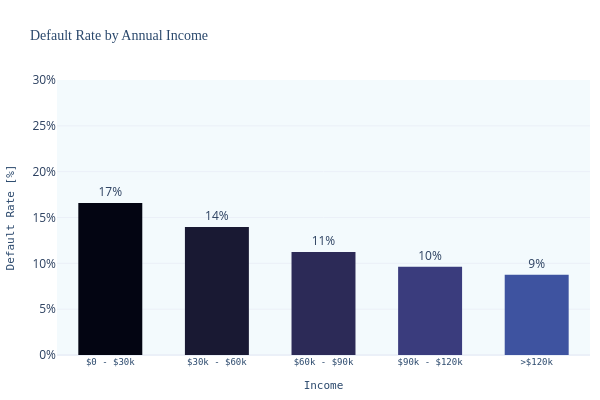

Notebook code cell kept with this figure:
### Markdown cell above
### 4.2 Default Rate by Annual Income

### Code cell
# Define bins and labels
bins = [0, 30000, 60000, 90000, 120000, float('inf')]
labels = ['$0 - $30k', '$30k - $60k', '$60k - $90k', '$90k - $120k', '>$120k']

# Create categorical column for income
loans_df['income_range'] = pd.cut(loans_df['annual_inc'], bins=bins, labels=labels, include_lowest=True)

# Group by income_range and risky, sum counts
income_default_rate_df = loans_df.groupby(
    ['income_range', 'risky'], observed=True
).size().reset_index(name='count')

# Pivot table: index=income_range, columns=risky
income_default_rate_df = income_default_rate_df.pivot_table(
    index='income_range',
    columns='risky',
    values='count',
    aggfunc='sum',
    fill_value=0
)

# Make sure all income bins are present and in correct order
income_default_rate_df = income_default_rate_df.reindex(labels)

# Optional: ensure risky columns are sorted consistently (0,1 or False,True)
income_default_rate_df = income_default_rate_df.sort_index(axis=1)

# Plot
fig = default_rate_bar_plot(
    df=income_default_rate_df,
    xlabel='Income',
    title='Default Rate by Annual Income',
    yaxis_range=[0, 0.3]
)
fig.write_image("images/default_by_income.png")
fig.show()

### Figure 1 — Plotly figure (JSON) as saved in the notebook; plotly's stock layout.template omitted (floating-point values rounded to 4 significant figures)
{"data": [{"hovertemplate": "Income=%{x}<br>Default Rate [%]=%{text}<extra></extra>", "legendgroup": "$0 - $30k", "marker": {"color": "rgb(3, 5, 18)", "pattern": {"shape": ""}}, "name": "$0 - $30k", "orientation": "v", "showlegend": true, "text": [0.1658], "textposition": "outside", "texttemplate": "%{text:.0%}", "type": "bar", "width": 0.6, "x": ["$0 - $30k"], "xaxis": "x", "y": [0.1658], "yaxis": "y"}, {"hovertemplate": "Income=%{x}<br>Default Rate [%]=%{text}<extra></extra>", "legendgroup": "$30k - $60k", "marker": {"color": "rgb(25, 25, 51)", "pattern": {"shape": ""}}, "name": "$30k - $60k", "orientation": "v", "showlegend": true, "text": [0.1396], "textposition": "outside", "texttemplate": "%{text:.0%}", "type": "bar", "width": 0.6, "x": ["$30k - $60k"], "xaxis": "x", "y": [0.1396], "yaxis": "y"}, {"hovertemplate": "Income=%{x}<br>Default Rate [%]=%{text}<extra></extra>", "legendgroup": "$60k - $90k", "marker": {"color": "rgb(44, 42, 87)", "pattern": {"shape": ""}}, "name": "$60k - $90k", "orientation": "v", "showlegend": true, "text": [0.1123], "textposition": "outside", "texttemplate": "%{text:.0%}", "type": "bar", "width": 0.6, "x": ["$60k - $90k"], "xaxis": "x", "y": [0.1123], "yaxis": "y"}, {"hovertemplate": "Income=%{x}<br>Default Rate [%]=%{text}<extra></extra>", "legendgroup": "$90k - $120k", "marker": {"color": "rgb(58, 60, 125)", "pattern": {"shape": ""}}, "name": "$90k - $120k", "orientation": "v", "showlegend": true, "text": [0.09629], "textposition": "outside", "texttemplate": "%{text:.0%}", "type": "bar", "width": 0.6, "x": ["$90k - $120k"], "xaxis": "x", "y": [0.09629], "yaxis": "y"}, {"hovertemplate": "Income=%{x}<br>Default Rate [%]=%{text}<extra></extra>", "legendgroup": ">$120k", "marker": {"color": "rgb(62, 83, 160)", "pattern": {"shape": ""}}, "name": ">$120k", "orientation": "v", "showlegend": true, "text": [0.08751], "textposition": "outside", "texttemplate": "%{text:.0%}", "type": "bar", "width": 0.6, "x": [">$120k"], "xaxis": "x", "y": [0.08751], "yaxis": "y"}], "layout": {"barmode": "relative", "coloraxis": {"showscale": false}, "height": 400, "legend": {"title": {"text": "Income"}, "tracegroupgap": 0}, "showlegend": false, "title": {"text": "Default Rate by Annual Income"}, "uniformtext": {"minsize": 8}, "width": 600, "xaxis": {"anchor": "y", "categoryarray": ["$0 - $30k", "$30k - $60k", "$60k - $90k", "$90k - $120k", ">$120k"], "categoryorder": "array", "domain": [0, 1], "title": {"text": "Income"}}, "yaxis": {"anchor": "x", "domain": [0, 1], "range": [0, 0.3], "tickformat": ".0%", "title": {"text": "Default Rate [%]"}}}}
